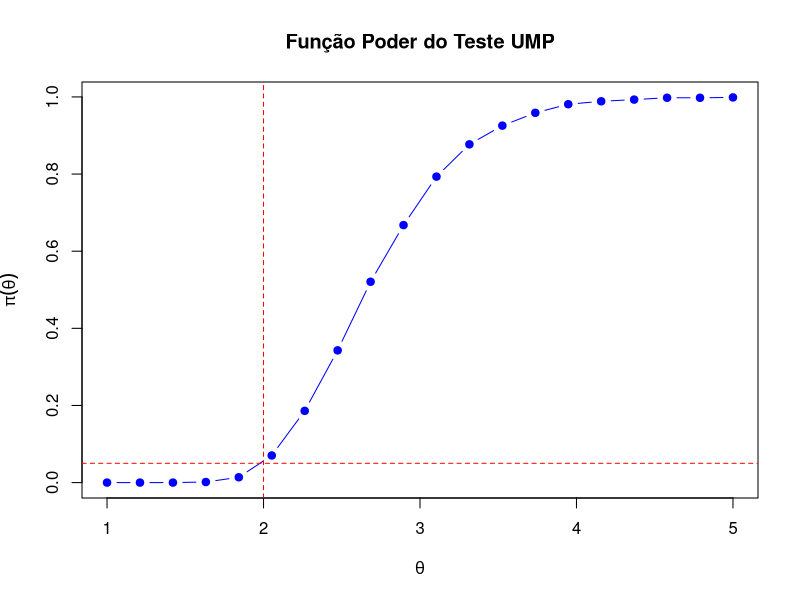

This figure's R source:
# ==============================================================================
# AULA COMPUTACIONAL: TESTES DE HIPÓTESES (MP, UMP e TRVG)
# Disciplina: Inferência Estatística para Atuária (ET659)
# ==============================================================================

set.seed(2026)
M <- 10000 # Número de réplicas de Monte Carlo para validação empírica

cat("=== AVALIAÇÃO COMPUTACIONAL DE TESTES DE HIPÓTESES ===\n\n")

# ------------------------------------------------------------------------------
# 1. TESTE MAIS PODEROSO (MP) - Lema de Neyman-Pearson
# Modelo: X_i ~ N(mu, 1). 
# H_0: mu = 0  vs  H_1: mu = 1 (Hipóteses Simples)
# Pelo Lema NP, a região crítica simplifica-se para: X_bar > k
# Para alpha = 0.05, sob H_0: X_bar ~ N(0, 1/n) -> k = qnorm(1-alpha, 0, 1/sqrt(n))
# ------------------------------------------------------------------------------
n1 <- 25
alpha <- 0.05
mu_0 <- 0
mu_1 <- 1

# Valor crítico exato
k_critico <- qnorm(1 - alpha, mean = mu_0, sd = 1/sqrt(n1))

# Simulação sob H_0 (Para verificar o Erro do Tipo I - tamanho do teste)
X_H0 <- matrix(rnorm(n1 * M, mean = mu_0, sd = 1), nrow = n1, ncol = M)
x_bars_H0 <- colMeans(X_H0)
erro_tipo_I_empirico <- mean(x_bars_H0 > k_critico)

# Simulação sob H_1 (Para verificar o Poder empírico do teste)
X_H1 <- matrix(rnorm(n1 * M, mean = mu_1, sd = 1), nrow = n1, ncol = M)
x_bars_H1 <- colMeans(X_H1)
poder_empirico_MP <- mean(x_bars_H1 > k_critico)
poder_teorico_MP <- 1 - pnorm(k_critico, mean = mu_1, sd = 1/sqrt(n1))

cat("1. Teste MP (Neyman-Pearson) | H0: mu=0 vs H1: mu=1\n")
cat("   Erro Tipo I (Nominal):", alpha, "| (Empírico):", erro_tipo_I_empirico, "\n")
cat("   Poder do Teste (Teórico):", round(poder_teorico_MP, 4), "| (Empírico):", poder_empirico_MP, "\n\n")


# ------------------------------------------------------------------------------
# 2. TESTE UNIFORMEMENTE MAIS PODEROSO (UMP) e FUNÇÃO PODER
# Modelo: X_i ~ Exp(lambda). Parametrização theta = 1/lambda (média).
# H_0: theta <= 2  vs  H_1: theta > 2 (Hipótese Composta Unilateral)
# Família Exponencial: A soma S = sum(X_i) é RVM. Rejeita H_0 se S > c.
# Sob H_0 (no limite theta=2), S ~ Gama(n, scale=2).
# ------------------------------------------------------------------------------
n2 <- 30
theta_0 <- 2

# Valor crítico c para a soma das exponenciais
c_critico <- qgamma(1 - alpha, shape = n2, scale = theta_0)

# Construção da Função Poder empírica pi(theta)
theta_grid <- seq(1, 5, length.out = 20)
poder_UMP <- numeric(length(theta_grid))

for(i in seq_along(theta_grid)) {
  theta_atual <- theta_grid[i]
  # Simulação de amostras exponenciais (rate = 1/theta)
  S_mat <- matrix(rexp(n2 * M, rate = 1/theta_atual), nrow = n2, ncol = M)
  somas <- colSums(S_mat)
  poder_UMP[i] <- mean(somas > c_critico)
}

cat("2. Teste UMP | H0: theta <= 2 vs H1: theta > 2\n")
cat("   A função poder pi(theta) foi calculada. Observe seu comportamento monótono.\n")
cat("   Para theta = 2 (fronteira), pi(2) = ", poder_UMP[which.min(abs(theta_grid - 2))], " (aproxima-se de alpha = 0.05)\n\n")

# Para fins visuais 
plot(theta_grid, poder_UMP, type="b", pch=19, col="blue",
     xlab=expression(theta), ylab=expression(pi(theta)),
     main="Função Poder do Teste UMP")
abline(v=2, lty=2, col="red")
abline(h=0.05, lty=2, col="red")

# ==============================================================================
# AULA COMPUTACIONAL: PROPRIEDADES ASSINTÓTICAS EM TESTES DE HIPÓTESES
# Disciplina: Inferência Estatística para Atuária (ET659)
# ==============================================================================

set.seed(2026)
M <- 10000 # Número de réplicas de Monte Carlo
alpha <- 0.05
vetor_n <- c(10, 30, 50, 100, 500)

# Estruturas para armazenamento dos resultados
res_MP   <- data.frame(n = vetor_n, Erro_Tipo_I = NA, Poder = NA)
res_UMP  <- data.frame(n = vetor_n, Nivel_Empirico = NA, Poder = NA)
res_TRVG <- data.frame(n = vetor_n, Erro_Tipo_I_Assintotico = NA, Poder = NA)

cat("=== INICIANDO SIMULAÇÕES MONTE CARLO (M =", M, ") ===\n\n")

# ------------------------------------------------------------------------------
# 3. TESTE MAIS PODEROSO (MP) - Lema de Neyman-Pearson
# Modelo: X_i ~ N(mu, 1). 
# H_0: mu = 0  vs  H_1: mu = 1
# ------------------------------------------------------------------------------
mu_0 <- 0
mu_1 <- 1

for(i in seq_along(vetor_n)) {
  n <- vetor_n[i]
  k_critico <- qnorm(1 - alpha, mean = mu_0, sd = 1/sqrt(n))
  
  # Sob H_0 (Erro do Tipo I)
  X_H0 <- matrix(rnorm(n * M, mean = mu_0, sd = 1), nrow = n, ncol = M)
  erro_I <- mean(colMeans(X_H0) > k_critico)
  
  # Sob H_1 (Poder)
  X_H1 <- matrix(rnorm(n * M, mean = mu_1, sd = 1), nrow = n, ncol = M)
  poder <- mean(colMeans(X_H1) > k_critico)
  
  res_MP[i, c("Erro_Tipo_I", "Poder")] <- c(erro_I, poder)
}

cat("1. TESTE MP (H0: mu = 0 vs H1: mu = 1)\n")
print(res_MP, row.names = FALSE)
cat("\n")

# ------------------------------------------------------------------------------
# 4. TESTE UNIFORMEMENTE MAIS PODEROSO (UMP)
# Modelo: X_i ~ Exp(lambda). Parametrização theta = 1/lambda.
# H_0: theta <= 2  vs  H_1: theta > 2
# Estatística suficiente S = sum(X_i). Rejeita-se H0 se S > c.
# ------------------------------------------------------------------------------
theta_0 <- 2   # Fronteira de H0 (para avaliar o nível máximo do teste)
theta_1 <- 3   # Ponto na região alternativa (para avaliar o poder)

for(i in seq_along(vetor_n)) {
  n <- vetor_n[i]
  # O valor crítico exato é derivado da Gama(n, escala = theta_0)
  c_critico <- qgamma(1 - alpha, shape = n, scale = theta_0)
  
  # Sob H_0 (theta = 2) - Avaliação do Tamanho do Teste
  S_H0 <- colSums(matrix(rexp(n * M, rate = 1/theta_0), nrow = n, ncol = M))
  nivel <- mean(S_H0 > c_critico)
  
  # Sob H_1 (theta = 3) - Avaliação do Poder do Teste
  S_H1 <- colSums(matrix(rexp(n * M, rate = 1/theta_1), nrow = n, ncol = M))
  poder <- mean(S_H1 > c_critico)
  
  res_UMP[i, c("Nivel_Empirico", "Poder")] <- c(nivel, poder)
}

cat("2. TESTE UMP (H0: theta <= 2 vs H1: theta > 2)\n")
print(res_UMP, row.names = FALSE)
cat("\n")

# ------------------------------------------------------------------------------
# 5. TESTE DA RAZÃO DE VEROSSIMILHANÇA GENERALIZADA (TRVG)
# Modelo: X_i ~ Gama(kappa, lambda). kappa conhecido, lambda desconhecido.
# H_0: lambda = lambda_0  vs  H_1: lambda != lambda_0
# ------------------------------------------------------------------------------
kappa <- 3
lambda_0 <- 2
lambda_1 <- 2.5  # Alternativa verdadeira para simular o poder

# Valor crítico assintótico baseado no Teorema de Wilks (Qui-quadrado 1 g.l.)
qui_critico <- qchisq(1 - alpha, df = 1)

for(i in seq_along(vetor_n)) {
  n <- vetor_n[i]
  
  # ---------------- Erro do Tipo I (Simulação sob H_0) ----------------
  X_H0 <- matrix(rgamma(n * M, shape = kappa, rate = lambda_0), nrow = n, ncol = M)
  somas_H0 <- colSums(X_H0)
  lambda_hat_H0 <- (n * kappa) / somas_H0
  
  # Estatística W = -2*ln(Lambda)
  W_H0 <- 2 * n * kappa * (log(lambda_hat_H0 / lambda_0) + (lambda_0 / lambda_hat_H0) - 1)
  erro_I_assint <- mean(W_H0 > qui_critico)
  
  # ---------------- Poder (Simulação sob H_1) ----------------
  X_H1 <- matrix(rgamma(n * M, shape = kappa, rate = lambda_1), nrow = n, ncol = M)
  somas_H1 <- colSums(X_H1)
  lambda_hat_H1 <- (n * kappa) / somas_H1
  
  W_H1 <- 2 * n * kappa * (log(lambda_hat_H1 / lambda_0) + (lambda_0 / lambda_hat_H1) - 1)
  poder <- mean(W_H1 > qui_critico)
  
  res_TRVG[i, c("Erro_Tipo_I_Assintotico", "Poder")] <- c(erro_I_assint, poder)
}

cat("3. TESTE TRVG (Modelo Gama | H0: lambda = 2 vs H1: lambda != 2)\n")
print(res_TRVG, row.names = FALSE)
cat("\n")

# ==============================================================================
# FIM DA SIMULAÇÃO
# ==============================================================================
